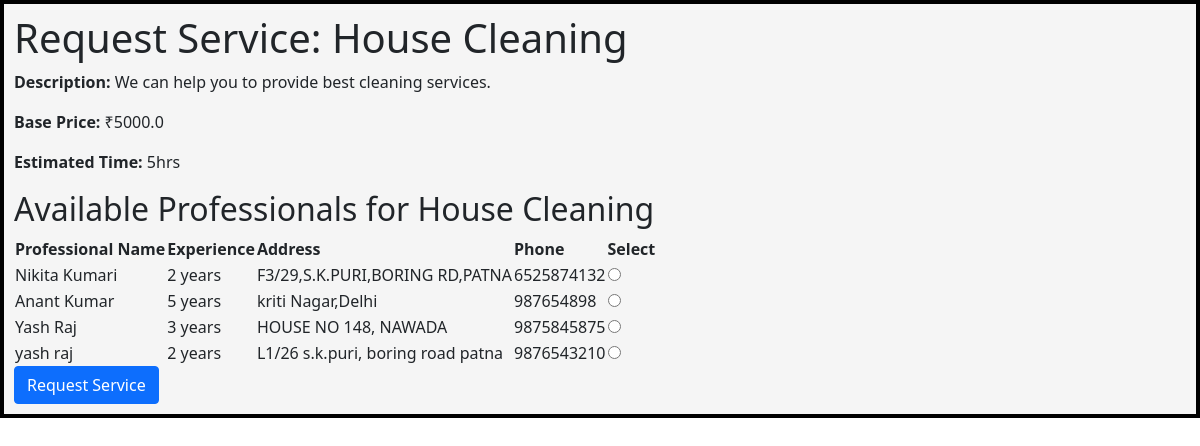
The page /customer/request_service_with_filters/4 on the database its author committed.
### models.py (models this page shows)
class Service(db.Model):
    __tablename__ = 'services'
    id = db.Column(db.Integer, primary_key=True)
    name = db.Column(db.String(100), nullable=False)
    base_price = db.Column(db.Float, nullable=False)
    time_required = db.Column(db.String(50))
    description = db.Column(db.Text, nullable=True)
    service_requests = db.relationship('ServiceRequest', backref='service', lazy=True)
    professionals = db.relationship('ServiceProfessional', back_populates='service')

class ServiceProfessional(db.Model):
    __tablename__ = 'service_professionals'
    id = db.Column(db.Integer, db.ForeignKey('users.id'), primary_key=True)
    name = db.Column(db.String(100), nullable=False)
    service_type = db.Column(db.String, nullable=False)
    service_id = db.Column(db.Integer, db.ForeignKey('services.id'),nullable=True)
    experience = db.Column(db.Integer, nullable=False)
    address = db.Column(db.String, nullable=False)
    pincode = db.Column(db.String, nullable=False)
    phone = db.Column(db.String())
    profile_verified = db.Column(db.Boolean, default=False) # to mark if the admin verifies the professional
    rejected = db.Column(db.Boolean,default=0) #to mark rejection
    documents = db.Column(db.String) #link to attached documents
    status = db.Column(db.String(10),default='Active')
    service_requests = db.relationship('ServiceRequest', backref='service_professional', lazy=True)
    service = db.relationship('Service', back_populates='professionals')

### controllers.py (the view)
@app.route('/customer/request_service_with_filters/<int:service_id>',methods=['GET'])
def request_service_with_filters(service_id):
    service = Service.query.get_or_404(service_id)
    address_filter = request.args.get('address')
    experience_filter = request.args.get('experience')
    query = ServiceProfessional.query.filter_by(service_type=service.name, profile_verified=True)
    if address_filter:
        query = query.filter(ServiceProfessional.address.contains(address_filter))
    if experience_filter:
        query = query.filter(ServiceProfessional.experience >= int(experience_filter))
    professionals =ServiceProfessional.query.all()
    return render_template('request_service.html', service=service, professionals=professionals)

### templates/request_service.html (shortened to what this page needs)
<!DOCTYPE html>
<html lang="en">
<head>
    <link rel="stylesheet" href="{{url_for('static',filename='style.css')}}">
    <link href="https://cdn.jsdelivr.net/npm/bootstrap@5.1.3/dist/css/bootstrap.min.css" rel="stylesheet">
</head>
<body>
    <div id="main">
        <div id="canvas">
   <h1>Request Service: {{ service.name }}</h1>
<p><strong>Description:</strong> {{ service.description }}</p>
<p><strong>Base Price:</strong> ₹{{ service.base_price }}</p>
<p><strong>Estimated Time:</strong> {{ service.time_required }}</p>
<h2>Available Professionals for {{ service.name }}</h2>
{% if professionals %}
<form method="POST">
   <div class="table-responsive">
    <table class="table-stripped">
        <thead>
            <tr>
                <th>Professional Name</th>
                <th>Experience</th>
                <th>Address</th>
                <th>Phone</th>
                <th>Select</th>
            </tr>
        </thead>
        <tbody>
            {% for professional in professionals %}
            <tr>
                <td>{{ professional.name }}</td>
                <td>{{ professional.experience }} years</td>
                <td>{{ professional.address }}</td>
                <td>{{ professional.phone }}</td>
                <td>
                    <input type="radio" name="professional_id" value="{{ professional.id }}" required>
                </td>
            </tr>
            {% endfor %}
        </tbody>
    </table>
    <button type="submit"  class="btn btn-primary">Request Service</button>
  </form>
  {% else %}
  <p>No professionals avialable for this service at this moment.</p>
    {% endif %}
  </div>
      </div>
  </body>
</html>

### static/style.css (style rules this page uses)
#main, #canvas { border: 2px solid black; background-color: rgba(31, 27, 27, 0.295); }
#canvas { width: auto; margin: auto; height: auto; padding: 10px; background-color:whitesmoke; }

### rows shown on the page
Service: name "House Cleaning", description "We can help you to provide best cleaning services.", base_price "5000.0", time_required "5hrs"
ServiceProfessional: name "Nikita Kumari", experience "2", address "F3/29,S.K.PURI,BORING RD,PATNA", phone "6525874132"
ServiceProfessional: name "Anant Kumar", experience "5", address "kriti Nagar,Delhi", phone "987654898"
ServiceProfessional: name "Yash Raj", experience "3", address "HOUSE NO 148, NAWADA", phone "9875845875"
ServiceProfessional: name "yash raj", experience "2", address "L1/26 s.k.puri, boring road patna", phone "9876543210"
